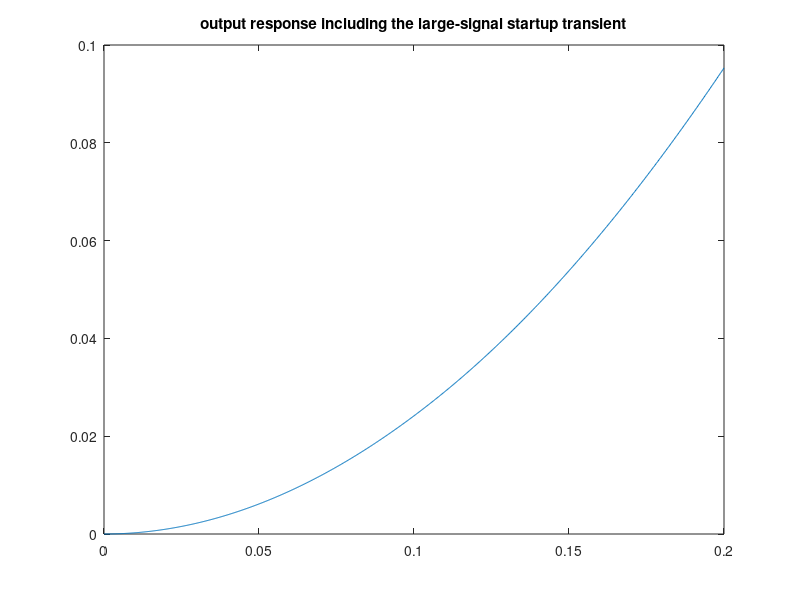
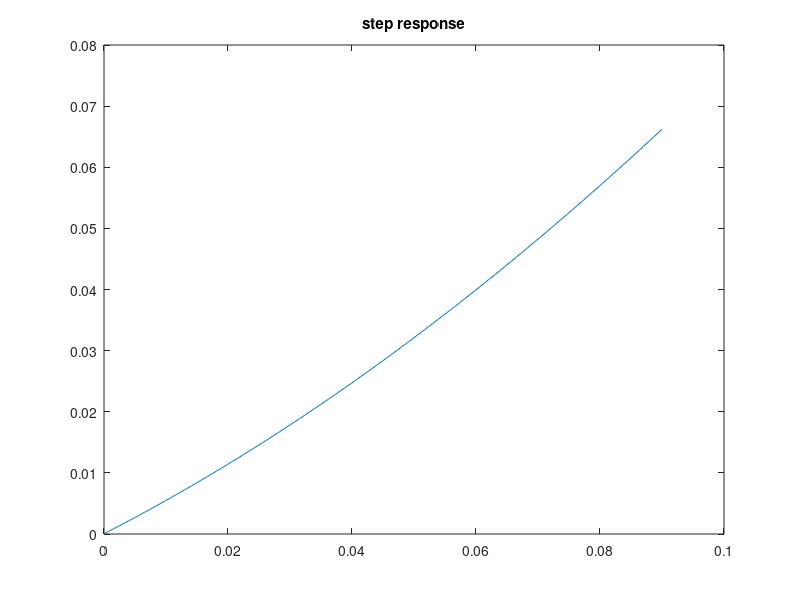

Source code (MATLAB) for these figures, in order: (Note: this script raises an error after producing the figures.)
% 317 things
% Kai Brooks
% github.com/kaibrooks
% 2019
%
% Do a thing 

% Init
clc
close all
clear all
format
rng('shuffle')

L = 560e-6;
C = 100e-6;
R = 25;

% tf parameters k, a1, a2, as functions of L,C,R
K = 1;      % tf dc gain 
a1 = 1;     % coeffecient of s^1 in denominator polynomial 
a2 = 1;     % coeffecient of s^2 in denominator polynomial 

tf_LCR = tf(K, [a2, a1, 1]); % tf of rlc network

% t is a vector of 100 time values linearly spaces between 0 and 0.2
t = linspace(0, 0.2, 1000);
u = 5*ones(length(t), 1);
step_time = 0.11; % step the input at step_time
n = find(t >= step_time);
u(n) = u(n) + 0.5; % input containing 10% step at step_time

y = lsim(tf_LCR,u,t); % simulate the lcr network with the desired input

figure(1)
plot(t,y)
title('output response including the large-signal startup transient')

% isolate smal-signal step response
c_prime_0 = y(n(1)-1); % inital output before the step
ys = y(n) - c_prime_0; % small signal output response
ts = t(n) - step_time; % small signal response times

figure(2)
plot(ts, ys)
title('step response')

stepinfo(ys, ts) % obtain step response metrics
